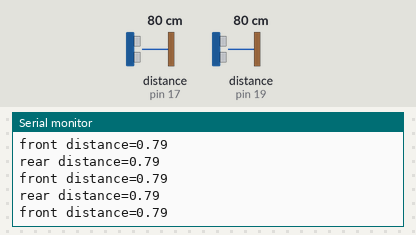
The sketch below on a simulated Arduino Uno, built with avr-gcc and run on an emulated ATmega328P. Shown: the last lines printed to the serial monitor. Wiring (inferred from the names in the program): 2 × ultrasonic range finder: trigger pin 16, echo pin 17 / trigger pin 18, echo pin 19. The inputs (shaded band) are chosen by the test bench; at power-on: distance to the obstacle (sensors on pin 17, pin 19) 80 cm. The echo pulse lasts 58.3 µs per cm; the ROS host is connected and sends only what is stated.

Above: at 1.2 s.
1.3 s: distance to the obstacle (sensor on pin 17) set to 2 cm
At 2.0 s:
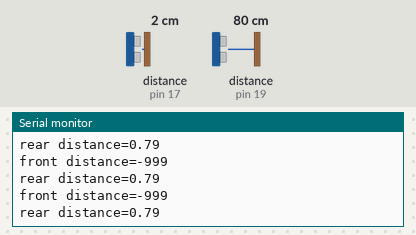
4.3 s: distance to the obstacle (sensor on pin 19) set to 250 cm
At 4.8 s:
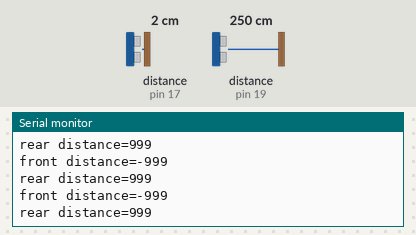
7.3 s: distance to the obstacle (sensor on pin 17) set to 250 cm
At 7.9 s:
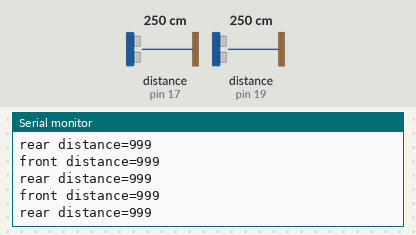
10.3 s: distance to the obstacle (sensor on pin 19) set to 2 cm
At 11.2 s:
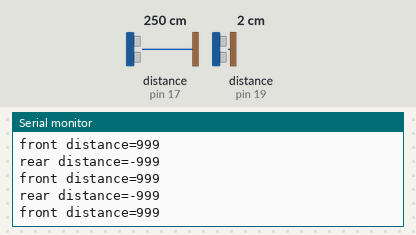
11.8 s: distance to the obstacle (sensor on pin 17) set to 4 cm
At 12.4 s:
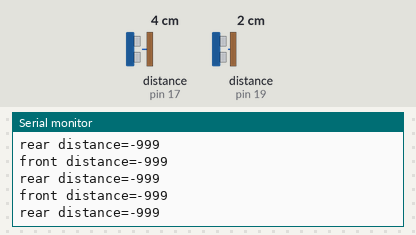
14.8 s: distance to the obstacle (sensor on pin 19) set to 299 cm
At 15.6 s:
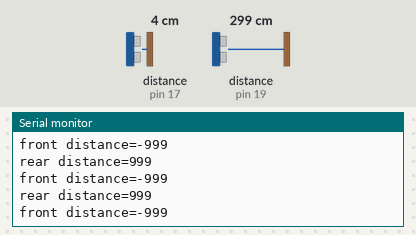
Timing chart, 0 to 17.8 s (numbered marks = the images above; inputs shaded):
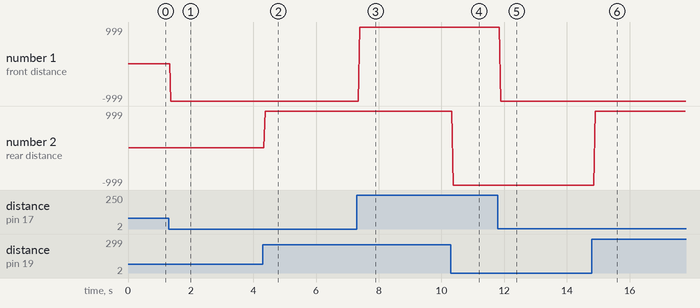

Measured:
- after the input at 1.3 s, the serial monitor: prints a new line after 0.07 s (image 1)
- after the input at 4.3 s, the serial monitor: prints a new line after 0.08 s (image 2)
- after the input at 7.3 s, the serial monitor: prints a new line after 0.09 s (image 3)
- after the input at 10.3 s, the serial monitor: prints a new line after 0.07 s (image 4)
- after the input at 11.8 s, the serial monitor: prints a new line after 0.09 s (image 5)
- after the input at 14.8 s, the serial monitor: prints a new line after 0.10 s (image 6)
- plotted number 1: 0.79 → -999 after the input at 1.3 s
- plotted number 2: 0.79 → 999 after the input at 4.3 s

The sketch:

ros_hc-sr04_sonic.ino
```cpp
#include <ros.h>
#include <std_msgs/Float32.h>

#define ULTRASONIC_PIN_2_TX 16
#define ULTRASONIC_PIN_2_RX 17
#define ULTRASONIC_PIN_1_TX 18
#define ULTRASONIC_PIN_1_RX 19

ros::NodeHandle nh;


std_msgs::Float32 distance_msg;
std_msgs::Float32 distance_msg2;

ros::Publisher distance_pub("/mcu/sonic/front", &distance_msg);
ros::Publisher distance_pub2("/mcu/sonic/rear", &distance_msg2);


void setup()
{

  pinMode(ULTRASONIC_PIN_2_TX, OUTPUT);
  pinMode(ULTRASONIC_PIN_2_RX, INPUT);

  pinMode(ULTRASONIC_PIN_1_TX, OUTPUT);
  pinMode(ULTRASONIC_PIN_1_RX, INPUT);
  Serial.begin(9600);

  nh.initNode();
  nh.advertise(distance_pub);
  nh.advertise(distance_pub2);

}

void loop() {
  ultrasonic(distance_pub, ULTRASONIC_PIN_2_TX, ULTRASONIC_PIN_2_RX, "front");
  ultrasonic(distance_pub2, ULTRASONIC_PIN_1_TX,ULTRASONIC_PIN_1_RX, "rear");
  nh.spinOnce();

}


void ultrasonic(ros::Publisher &pub, int trigPin, int echoPin, const char* prefix) {
  long duration;
  float distance;
  digitalWrite(trigPin, LOW);
  delayMicroseconds(2);
  digitalWrite(trigPin, HIGH);
  delayMicroseconds(10);
  digitalWrite(trigPin, LOW);
  duration = pulseIn(echoPin, HIGH);
  distance = (duration * 0.017) / 100;


  if (distance >= 0.2 && distance <= 1.5) {
      distance_msg.data = distance;
      Serial.print(prefix);
      Serial.print(" distance=");
      Serial.println(distance);
      pub.publish(&distance_msg);
  } else if (distance > 1.5) {
      Serial.print(prefix);
      Serial.print(" distance=");
      Serial.println("999");
      distance_msg.data = 999.0;
      pub.publish(&distance_msg);
  } else if (distance < 0.2) {
      Serial.print(prefix);
      Serial.print(" distance=");
      Serial.println("-999");
      distance_msg.data = -999.0;
      pub.publish(&distance_msg);
  }
}
```
